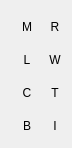
<?xml version="1.0" encoding="UTF-8"?>
<ui version="4.0">
 <class>LeftToolBar</class>
 <widget class="QWidget" name="LeftToolBar">
  <property name="geometry">
   <rect>
    <x>0</x>
    <y>0</y>
    <width>72</width>
    <height>148</height>
   </rect>
  </property>
  <property name="minimumSize">
   <size>
    <width>72</width>
    <height>36</height>
   </size>
  </property>
  <property name="windowTitle">
   <string>Form</string>
  </property>
  <layout class="QGridLayout" name="gridLayout">
   <property name="leftMargin">2</property>
   <property name="topMargin">2</property>
   <property name="rightMargin">2</property>
   <property name="bottomMargin">2</property>
   <property name="spacing">2</property>
   <item row="0" column="0">
    <widget class="QToolButton" name="btnMove">
     <property name="text"><string>M</string></property>
     <property name="checkable"><bool>true</bool></property>
     <property name="autoRaise"><bool>true</bool></property>
     <property name="toolTip"><string>Move (V)</string></property>
     <property name="minimumSize"><size><width>32</width><height>32</height></size></property>
     <property name="maximumSize"><size><width>32</width><height>32</height></size></property>
    </widget>
   </item>
   <item row="0" column="1">
    <widget class="QToolButton" name="btnRectSelect">
     <property name="text"><string>R</string></property>
     <property name="checkable"><bool>true</bool></property>
     <property name="autoRaise"><bool>true</bool></property>
     <property name="toolTip"><string>RectSelect (M)</string></property>
     <property name="minimumSize"><size><width>32</width><height>32</height></size></property>
     <property name="maximumSize"><size><width>32</width><height>32</height></size></property>
    </widget>
   </item>
   <item row="1" column="0">
    <widget class="QToolButton" name="btnLasso">
     <property name="text"><string>L</string></property>
     <property name="checkable"><bool>true</bool></property>
     <property name="autoRaise"><bool>true</bool></property>
     <property name="toolTip"><string>Lasso (L)</string></property>
     <property name="minimumSize"><size><width>32</width><height>32</height></size></property>
     <property name="maximumSize"><size><width>32</width><height>32</height></size></property>
    </widget>
   </item>
   <item row="1" column="1">
    <widget class="QToolButton" name="btnMagicWand">
     <property name="text"><string>W</string></property>
     <property name="checkable"><bool>true</bool></property>
     <property name="autoRaise"><bool>true</bool></property>
     <property name="toolTip"><string>MagicWand (W)</string></property>
     <property name="minimumSize"><size><width>32</width><height>32</height></size></property>
     <property name="maximumSize"><size><width>32</width><height>32</height></size></property>
    </widget>
   </item>
   <item row="2" column="0">
    <widget class="QToolButton" name="btnCrop">
     <property name="text"><string>C</string></property>
     <property name="checkable"><bool>true</bool></property>
     <property name="autoRaise"><bool>true</bool></property>
     <property name="toolTip"><string>Crop (C)</string></property>
     <property name="minimumSize"><size><width>32</width><height>32</height></size></property>
     <property name="maximumSize"><size><width>32</width><height>32</height></size></property>
    </widget>
   </item>
   <item row="2" column="1">
    <widget class="QToolButton" name="btnText">
     <property name="text"><string>T</string></property>
     <property name="checkable"><bool>true</bool></property>
     <property name="autoRaise"><bool>true</bool></property>
     <property name="toolTip"><string>Text (T)</string></property>
     <property name="minimumSize"><size><width>32</width><height>32</height></size></property>
     <property name="maximumSize"><size><width>32</width><height>32</height></size></property>
    </widget>
   </item>
   <item row="3" column="0">
    <widget class="QToolButton" name="btnBrush">
     <property name="text"><string>B</string></property>
     <property name="checkable"><bool>true</bool></property>
     <property name="autoRaise"><bool>true</bool></property>
     <property name="toolTip"><string>Brush (B)</string></property>
     <property name="minimumSize"><size><width>32</width><height>32</height></size></property>
     <property name="maximumSize"><size><width>32</width><height>32</height></size></property>
    </widget>
   </item>
   <item row="3" column="1">
    <widget class="QToolButton" name="btnEyedropper">
     <property name="text"><string>I</string></property>
     <property name="checkable"><bool>true</bool></property>
     <property name="autoRaise"><bool>true</bool></property>
     <property name="toolTip"><string>Eyedropper (I)</string></property>
     <property name="minimumSize"><size><width>32</width><height>32</height></size></property>
     <property name="maximumSize"><size><width>32</width><height>32</height></size></property>
    </widget>
   </item>
  </layout>
 </widget>
 <resources/>
 <connections/>
</ui>
